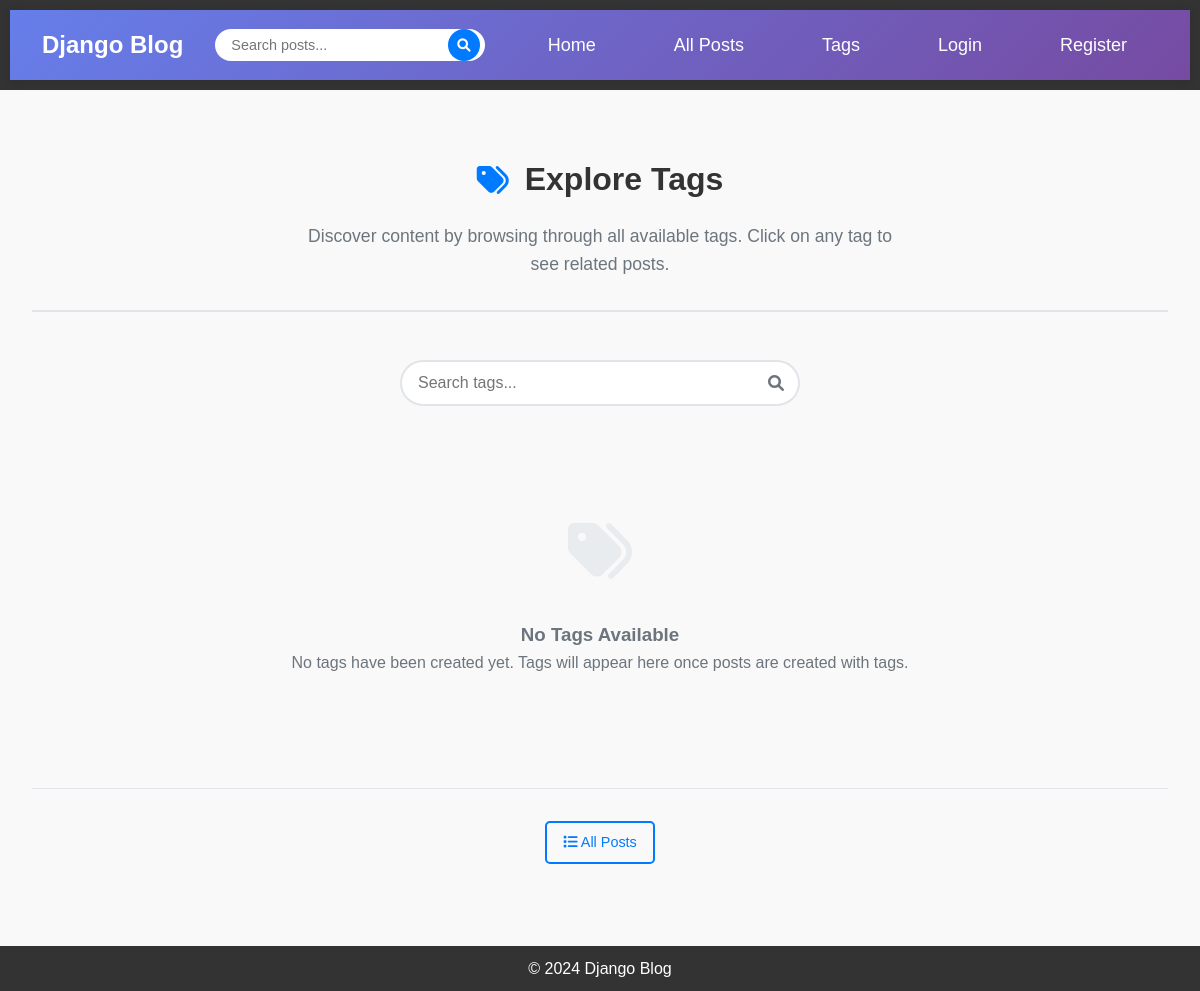
The page /tags/ on the database as committed earlier.
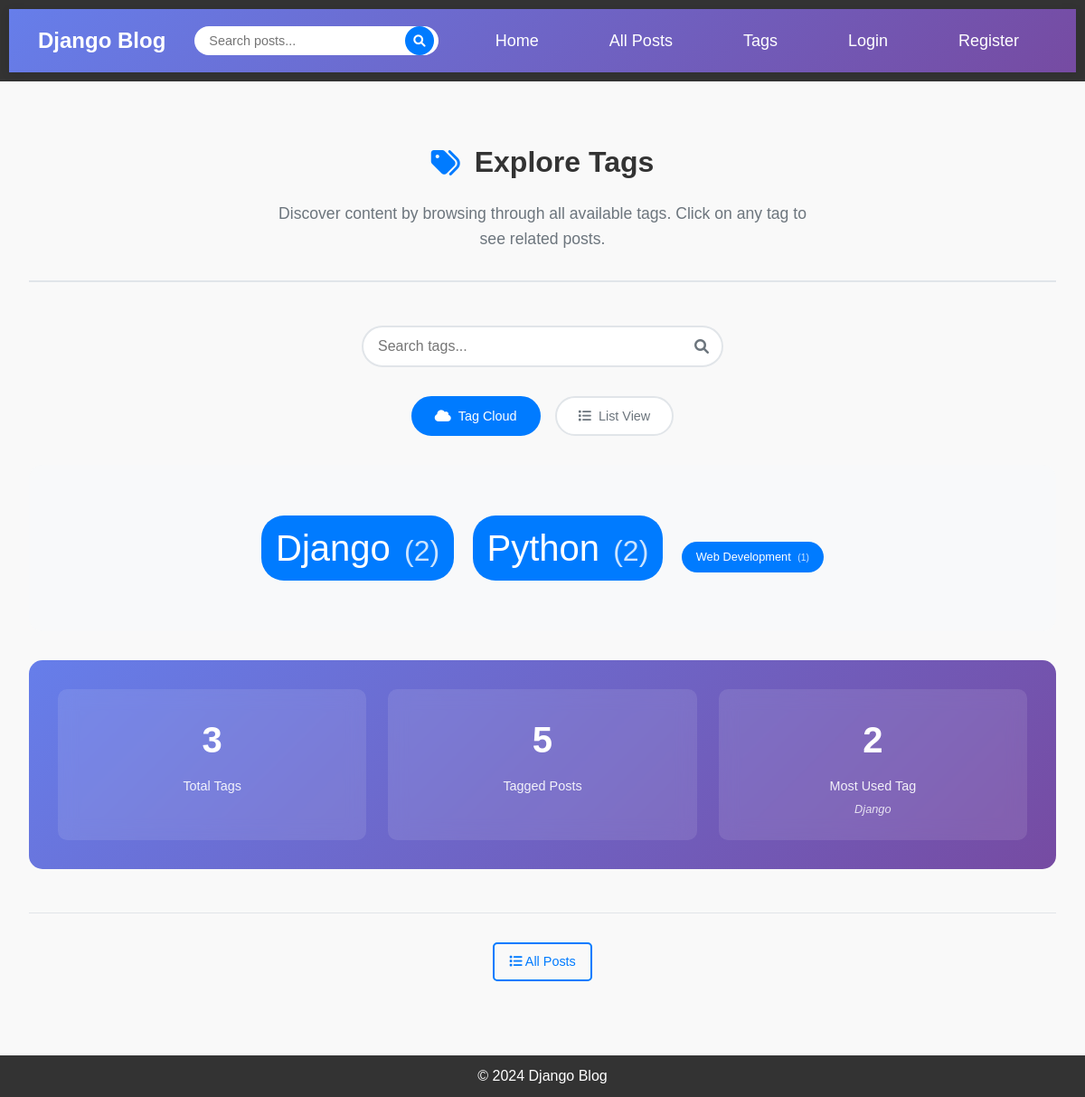
The same page on the database as committed later.
### blog/models.py (models this page shows, shortened)
class Tag(models.Model):
    name = models.CharField(max_length=50, unique=True)
    created_at = models.DateTimeField(auto_now_add=True)
    class Meta:
        ordering = ['name']

### blog/views.py (the view)
# urls.py: path('tags/', views.TagListView.as_view(), name='tag-list'),
class TagListView(ListView):
    model = Tag
    template_name = 'blog/tag_list.html'
    context_object_name = 'tags'
    paginate_by = 20
    def get_queryset(self):
        return Tag.objects.annotate(
            post_count=Count('posts')
        ).filter(post_count__gt=0).order_by('-post_count', 'name')
    def get_context_data(self, **kwargs):
        context = super().get_context_data(**kwargs)
        context['title'] = 'All Tags'
        tags_with_data = []
        max_count = 0
        min_count = float('inf')
        total_posts = 0
        for tag in self.get_queryset():
            post_count = tag.post_count
            max_count = max(max_count, post_count)
            min_count = min(min_count, post_count)
            total_posts += post_count
            recent_posts = tag.posts.order_by('-published_date')[:3]
            tags_with_data.append({
                'tag': tag,
                'count': post_count,
                'recent_posts': recent_posts,
            })
        if max_count > min_count:
            for tag_data in tags_with_data:
                count = tag_data['count']
                font_size = 0.8 + (count - min_count) / (max_count - min_count) * 1.7
                tag_data['font_size'] = round(font_size, 1)
        else:
            for tag_data in tags_with_data:
                tag_data['font_size'] = 1.5
        most_used_tag = None
        if tags_with_data:
            most_used_tag = max(tags_with_data, key=lambda x: x['count'])
        context['tags'] = tags_with_data
        context['total_posts'] = total_posts
        context['most_used_tag'] = most_used_tag
        return context

### blog/models.py (called while the page is built)
    def get_absolute_url(self):
        return reverse('post-detail', kwargs={'pk': self.pk})

### blog/templates/blog/tag_list.html (shortened to what this page needs)
{% extends 'blog/base.html' %}
{% load static %}
{% block content %}
<div class="tag-list-container">
    <div class="page-header">
        <h1>
            <i class="fas fa-tags"></i>
            Explore Tags
        </h1>
        <p class="page-description">
            Discover content by browsing through all available tags. Click on any tag to see related posts.
        </p>
    </div>
    <div class="tag-search-section">
        <div class="search-box">
            <input type="text" id="tagSearch" placeholder="Search tags..." class="form-control">
            <i class="fas fa-search search-icon"></i>
        </div>
    </div>
    <div class="tags-section">
        {% if tags %}
            <div class="view-toggle">
                <button class="view-btn active" data-view="cloud">
                    <i class="fas fa-cloud"></i> Tag Cloud
                </button>
                <button class="view-btn" data-view="list">
                    <i class="fas fa-list"></i> List View
                </button>
            </div>
            <div class="tag-cloud view-content active" id="cloudView">
                {% for tag_data in tags %}
                    <a href="{% url 'posts-by-tag' tag_data.tag.name %}"
                       class="tag-cloud-item"
                       data-count="{{ tag_data.count }}"
                       data-name="{{ tag_data.tag.name|lower }}"
                       style="font-size: {{ tag_data.font_size }}rem;">
                        {{ tag_data.tag.name }}
                        <span class="tag-count">({{ tag_data.count }})</span>
                    </a>
                {% endfor %}
            </div>
            <div class="tag-stats">
                <div class="stats-grid">
                    <div class="stat-item">
                        <div class="stat-number">{{ tags|length }}</div>
                        <div class="stat-label">Total Tags</div>
                    </div>
                    <div class="stat-item">
                        <div class="stat-number">{{ total_posts }}</div>
                        <div class="stat-label">Tagged Posts</div>
                    </div>
                    <div class="stat-item">
                        <div class="stat-number">{{ most_used_tag.count|default:"0" }}</div>
                        <div class="stat-label">Most Used Tag</div>
                        {% if most_used_tag %}
                            <div class="stat-detail">{{ most_used_tag.tag.name }}</div>
                        {% endif %}
                    </div>
                </div>
            </div>
        {% else %}
            <div class="no-tags">
                <div class="no-tags-icon">
                    <i class="fas fa-tags"></i>
                </div>
                <h3>No Tags Available</h3>
                <p>No tags have been created yet. Tags will appear here once posts are created with tags.</p>
            </div>
        {% endif %}
    </div>
    <div class="quick-actions">
        <a href="{% url 'post-list' %}" class="btn btn-outline">
            <i class="fas fa-list"></i> All Posts
        </a>
    </div>
</div>
{% endblock %}

### blog/templates/blog/base.html (shortened to what this page needs)
{% load static %}
<!DOCTYPE html>
<html lang="en">
<head>
    <link rel="stylesheet" href="https://cdnjs.cloudflare.com/ajax/libs/font-awesome/6.0.0/css/all.min.css">
    <link rel="stylesheet" href="{% static 'css/styles.css' %}">
</head>
<body>
    <header>
        <nav class="navbar">
            <div class="nav-brand">
                <a href="{% url 'home' %}">Django Blog</a>
            </div>
            <div class="nav-search">
                <form method="GET" action="{% url 'search-results' %}" class="search-form">
                    <div class="search-input-group">
                        <input type="text" name="q" placeholder="Search posts..." value="{{ request.GET.q }}" class="search-input">
                        <button type="submit" class="search-btn">
                            <i class="fas fa-search"></i>
                        </button>
                    </div>
                </form>
            </div>
            <div class="nav-menu">
                <ul class="nav-links">
                    <li><a href="{% url 'home' %}">Home</a></li>
                    <li><a href="{% url 'post-list' %}">All Posts</a></li>
                    <li><a href="{% url 'tag-list' %}">Tags</a></li>
                    {% if user.is_authenticated %}
                        <li><a href="{% url 'post-create' %}">New Post</a></li>
                        <li><a href="{% url 'user-posts' user.username %}">My Posts</a></li>
                        <li class="nav-dropdown">
                            <a href="#" class="dropdown-toggle">{{ user.username }} <i class="fas fa-chevron-down"></i></a>
                            <ul class="dropdown-menu">
                                <li><a href="{% url 'profile' %}">Profile</a></li>
                                <li><a href="{% url 'logout' %}">Logout</a></li>
                            </ul>
                        </li>
                    {% else %}
                        <li><a href="{% url 'login' %}">Login</a></li>
                        <li><a href="{% url 'register' %}">Register</a></li>
                    {% endif %}
                </ul>
            </div>
        </nav>
    </header>
    <div class="content">
        {% block content %}{% endblock %}
    </div>
    <footer>
        <p>&copy; 2024 Django Blog</p>
    </footer>
</body>
</html>

### blog/static/css/styles.css (style rules this page uses)
* { margin: 0; padding: 0; box-sizing: border-box; }
body { font-family: Arial, sans-serif; background-color: #f9f9f9; color: #333; line-height: 1.6; }
header { background-color: #333; padding: 10px; text-align: center; }
header nav ul { list-style-type: none; }
header nav ul li { display: inline; margin: 0 15px; }
header nav ul li a { color: white; text-decoration: none; font-size: 18px; transition: color 0.3s; }
.content { margin: 20px; max-width: 1200px; margin-left: auto; margin-right: auto; }
.form-control { width: 100%; padding: 10px; border: 1px solid #ddd; border-radius: 4px; font-size: 16px; transition: border-color 0.3s; }
footer { text-align: center; margin-top: 50px; padding: 10px; background-color: #333; color: white; }
.btn { display: inline-block; padding: 10px 20px; text-decoration: none; border-radius: 4px; font-size: 14px; font-weight: 500; text-align: center; transition: all 0.3s; border: 1px solid transparent; cursor: pointer; }
.btn-outline { background-color: transparent; color: #007bff; border-color: #007bff; }

### blog/templates/blog/base.html (style rules this page uses)
.navbar { display: flex; justify-content: space-between; align-items: center; padding: 1rem 2rem; background: linear-gradient(135deg, #667eea 0%, #764ba2 100%); box-shadow: 0 2px 10px rgba(0,0,0,0.1); position: sticky; top: 0; z-index: 1000; }
.nav-brand a { color: white; text-decoration: none; font-size: 1.5rem; font-weight: bold; }
.nav-search { flex: 1; max-width: 400px; margin: 0 2rem; }
.search-form { width: 100%; }
.search-input-group { position: relative; display: flex; }
.search-input { flex: 1; padding: 0.5rem 3rem 0.5rem 1rem; border: none; border-radius: 25px; font-size: 0.9rem; outline: none; }
.search-btn { position: absolute; right: 5px; top: 50%; transform: translateY(-50%); background: #007bff; color: white; border: none; border-radius: 50%; width: 32px; height: 32px; cursor: pointer; display: flex; align-items: center; justify-content: center; transition: background 0.2s ease; }
.nav-menu { display: flex; align-items: center; }
.nav-links { display: flex; list-style: none; margin: 0; padding: 0; gap: 1rem; }
.nav-links a { color: white; text-decoration: none; padding: 0.5rem 1rem; border-radius: 20px; transition: background 0.2s ease; }
.btn { display: inline-block; padding: 0.5rem 1rem; border: none; border-radius: 5px; text-decoration: none; cursor: pointer; transition: all 0.2s ease; font-size: 0.9rem; }
.btn-outline { background: transparent; border: 2px solid #007bff; color: #007bff; }
.form-control { width: 100%; padding: 0.5rem; border: 1px solid #ced4da; border-radius: 5px; font-size: 1rem; }

Rows that differ between the two databases and show on the page:
added Tag: tag.name "Django", count "2"
added Tag: tag.name "Python", count "2"
added Tag: tag.name "Web Development", count "1"
Other text that changed with them:
{{ tags|length }}: (not shown) → "3"
{{ total_posts }}: (not shown) → "5"
{{ most_used_tag.count|default:"0" }}: (not shown) → "2"
text no longer shown: "No Tags Available No tags have been created yet. Tags will appear here once posts are created with tags."
text now shown: "Tag Cloud List View Total Tags Tagged Posts Most Used Tag"
